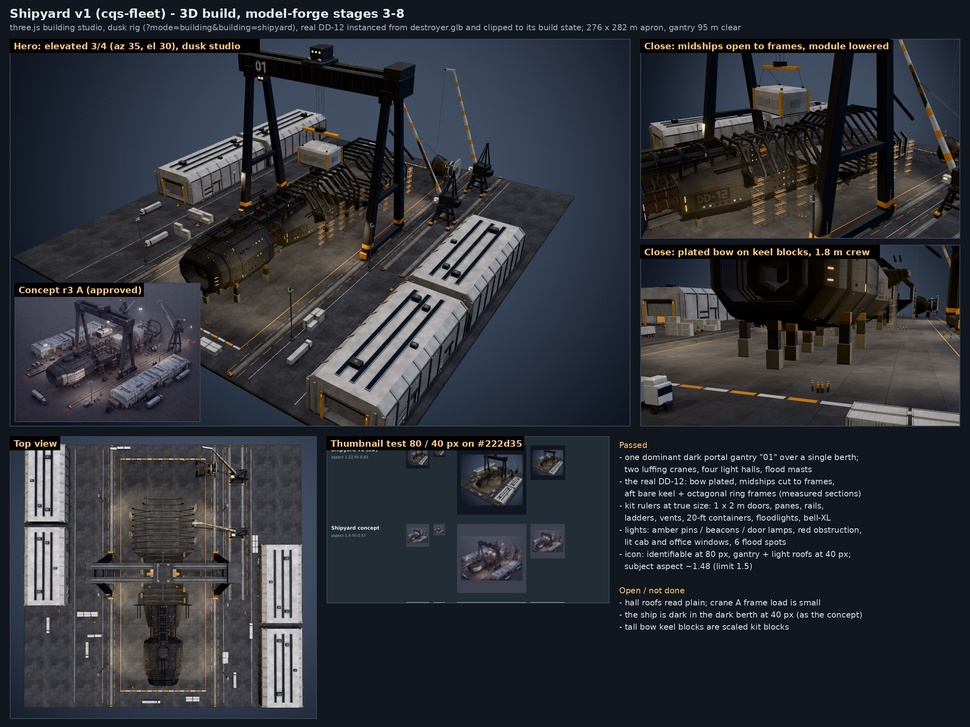
#> input picture style-library/styles/cqs-fleet/images/build-shipyard-v1.jpg, 970 x 727 px, shrunk from 2400 x 1800 before the run
$ python marks.py ../../../style-library/styles/cqs-fleet/images/build-shipyard-v1.jpg
#> lines starting #> are read from the running program, lines starting #| are printed output that depends on the picture; after the words box and inside, x2 and y2 are one past the last pixel; in counts of white or black regions, pixels touching at a corner belong together
"""Count visible warm/amber light marks on a studio render (ship mode: blue-grey backdrop).

usage: blender-venv/bin/python marks.py a.png [b.png ...]
prints: marks (connected lit blobs, amber lamps + warm windows), hull pixels (B/R < 1.35 mask),
marks per 10k hull px and the mean on-screen spacing between marks (sqrt(hull px / marks)).
A relative metric: compare renders of the same query before/after, and classes against each other.
White and cool lights (nav, strobes, drive status) are not counted.
"""
import sys
import numpy as np
from PIL import Image
from scipy import ndimage


def run(path):
    a = np.asarray(Image.open(path).convert('RGB')).astype(np.float32)
    R, G, B = a[..., 0], a[..., 1], a[..., 2]
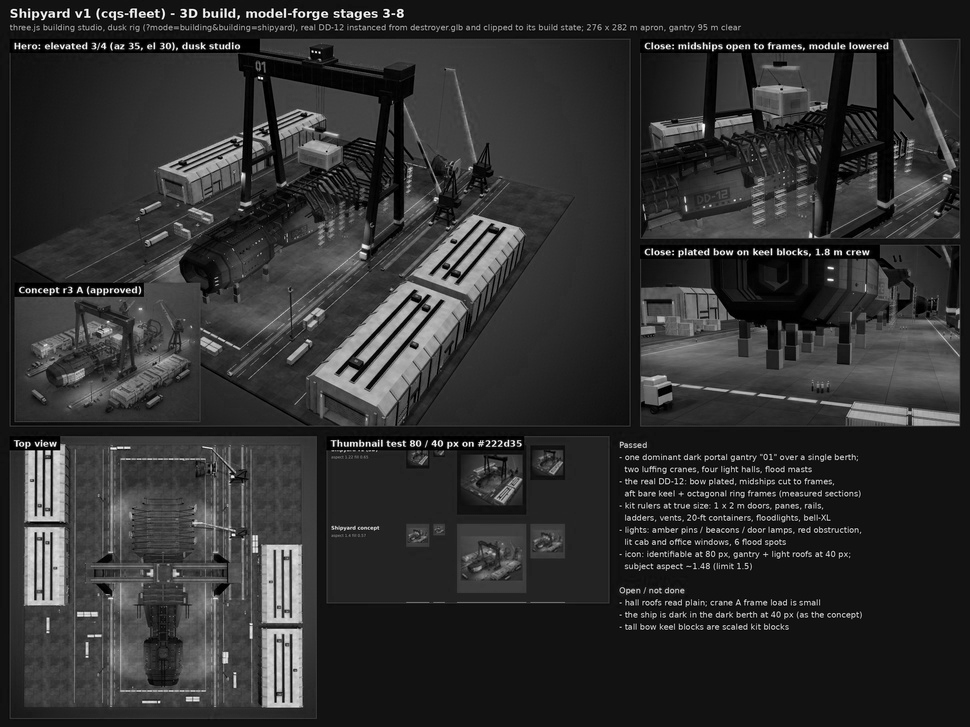
#> R: shape (727, 970) float32; min 0, max 255, mean 48.2
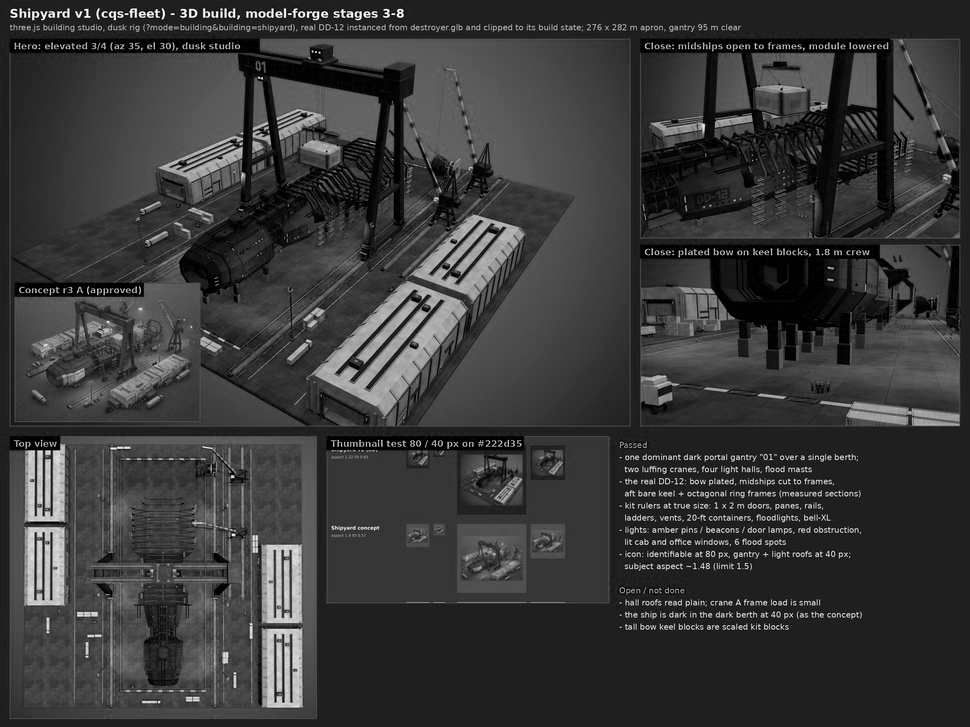
#> B: shape (727, 970) float32; min 0, max 255, mean 56.9
    L = 0.2126 * R + 0.7152 * G + 0.0722 * B
    hull = B / np.maximum(R, 1) < 1.35
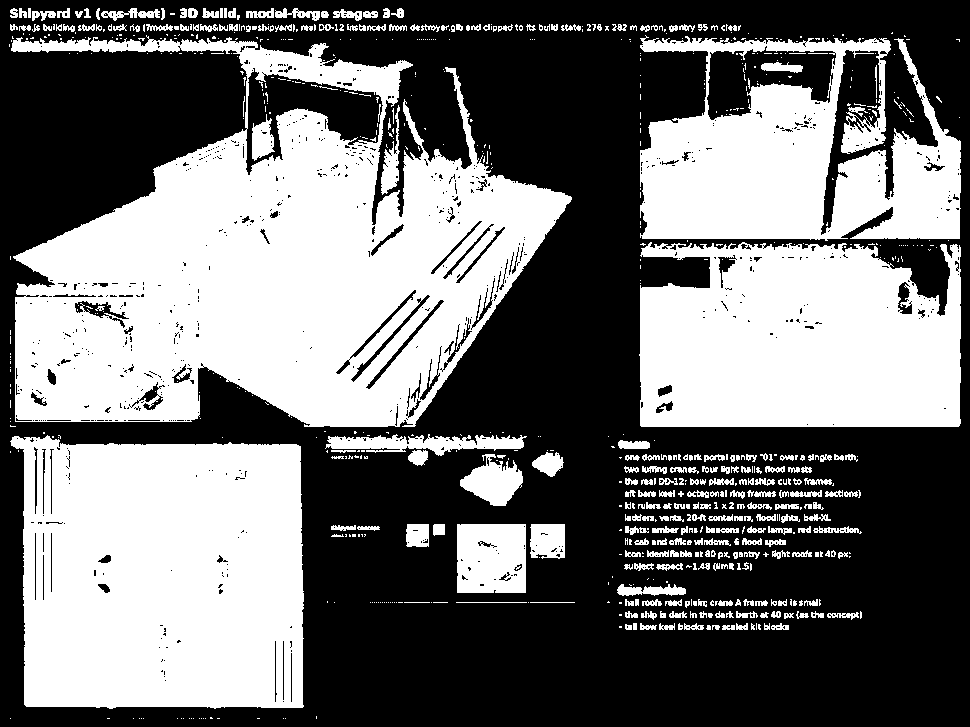
#> hull: shape (727, 970) bool; 44.8% white; 770 white regions (499 under 20 px), largest, box (x1, y1, x2, y2) and area: (11, 35, 572, 427) 120242, (10, 435, 304, 709) 72626, (639, 242, 961, 427) 52347
    hull = ndimage.binary_opening(hull, iterations=2)
#> hull: shape (727, 970) bool; 42% white; 152 white regions (95 under 20 px), largest, box (x1, y1, x2, y2) and area: (14, 92, 572, 427) 110525, (10, 435, 304, 709) 72535, (639, 244, 961, 427) 51674
    hull = ndimage.binary_fill_holes(ndimage.binary_closing(hull, iterations=4))
#> hull: shape (727, 970) bool; 44.5% white; 125 white regions (82 under 20 px), largest, box (x1, y1, x2, y2) and area: (14, 92, 572, 427) 119872, (639, 39, 961, 427) 98397, (10, 435, 304, 709) 73618
    hull = ndimage.binary_opening(hull, iterations=4)
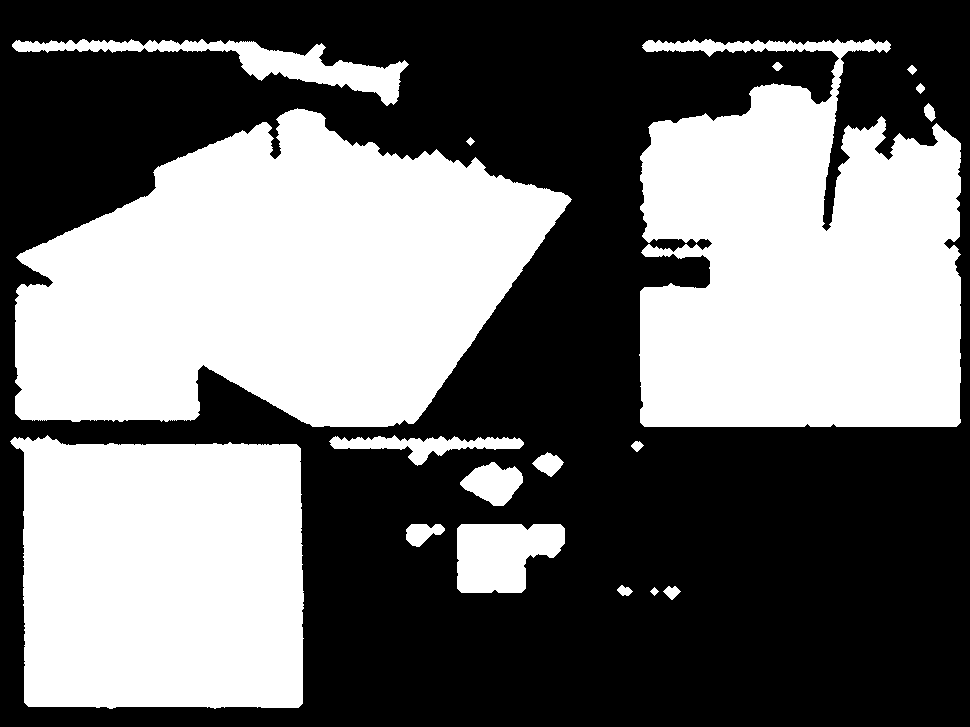
#> hull: shape (727, 970) bool; 43.8% white; 18 white regions, largest, box (x1, y1, x2, y2) and area: (15, 108, 572, 427) 119364, (639, 39, 961, 427) 97431, (10, 435, 304, 709) 73592
    bg = ndimage.uniform_filter(L, 15)
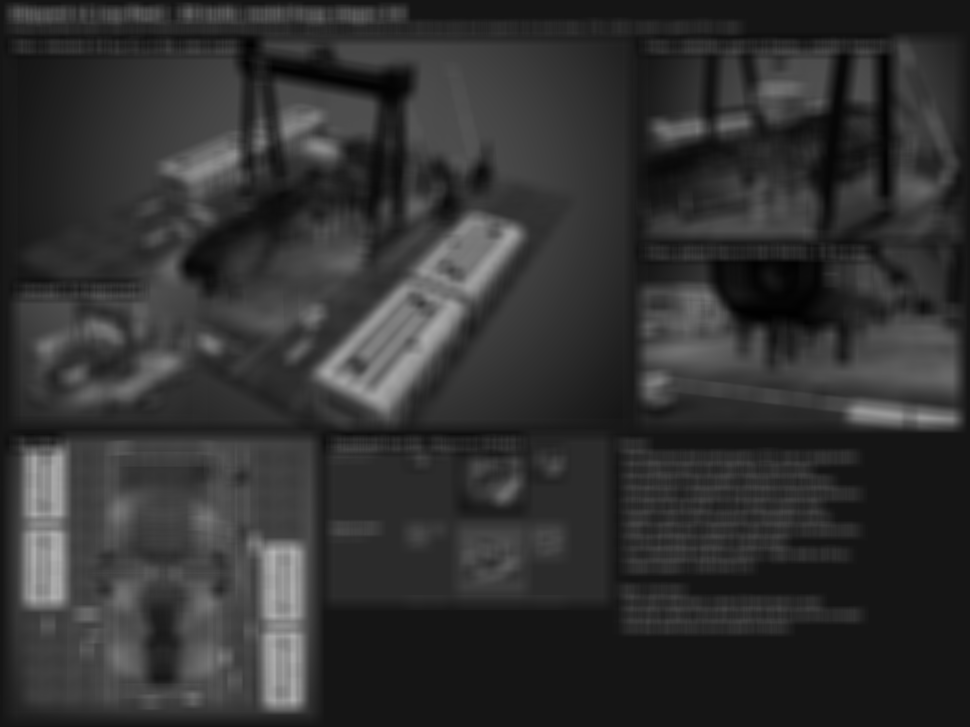
#> bg: shape (727, 970) float32; min 1.38, max 182.6, mean 50.4
    warm = (L - bg > 25) & (L > 90) & (R > B + 25)
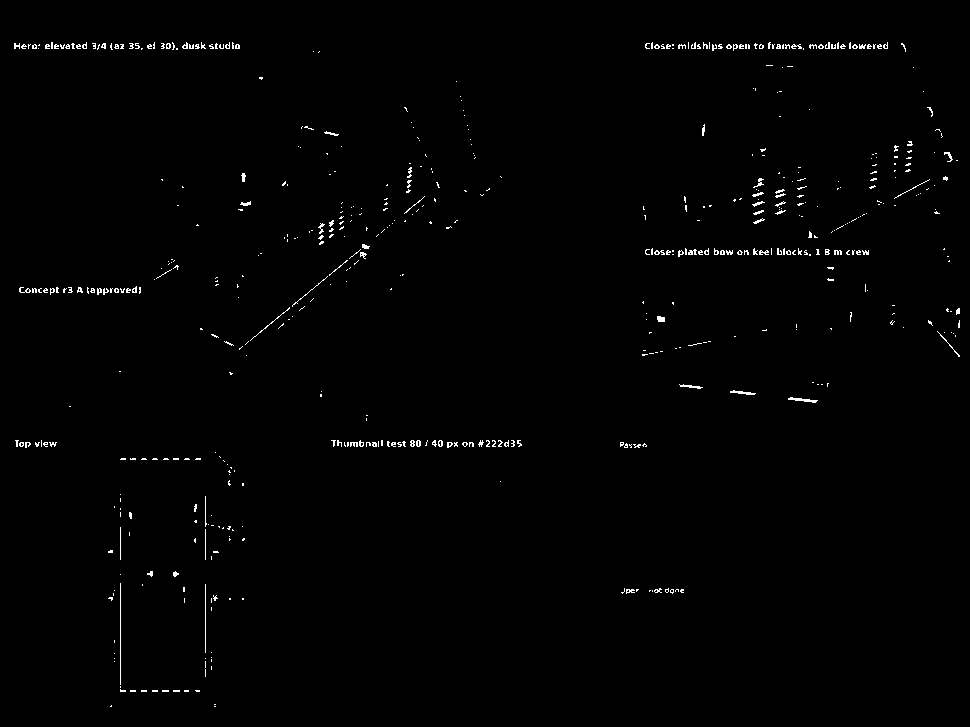
#> warm: shape (727, 970) bool; 0.84% white in thin lines or dots, all inside (x1, y1, x2, y2) = (14, 42, 960, 707)
    _, n = ndimage.label(warm)
#> n = 796
    return n, int(hull.sum())


for p in sys.argv[1:]:
    n, area = run(p)
#> n = 796; area = 308808
    print(f"{p.split('/')[-1]:26s} marks {n:5d} hullpx {area:8d} per10kpx {n / max(area, 1) * 1e4:6.1f} spacing_px {np.sqrt(area / max(n, 1)):6.1f}")
#| build-shipyard-v1.jpg      marks   796 hullpx   308808 per10kpx   25.8 spacing_px   19.7

$ run again, on style-library/styles/cqs-fleet/images/build-vehicle-v1.jpg
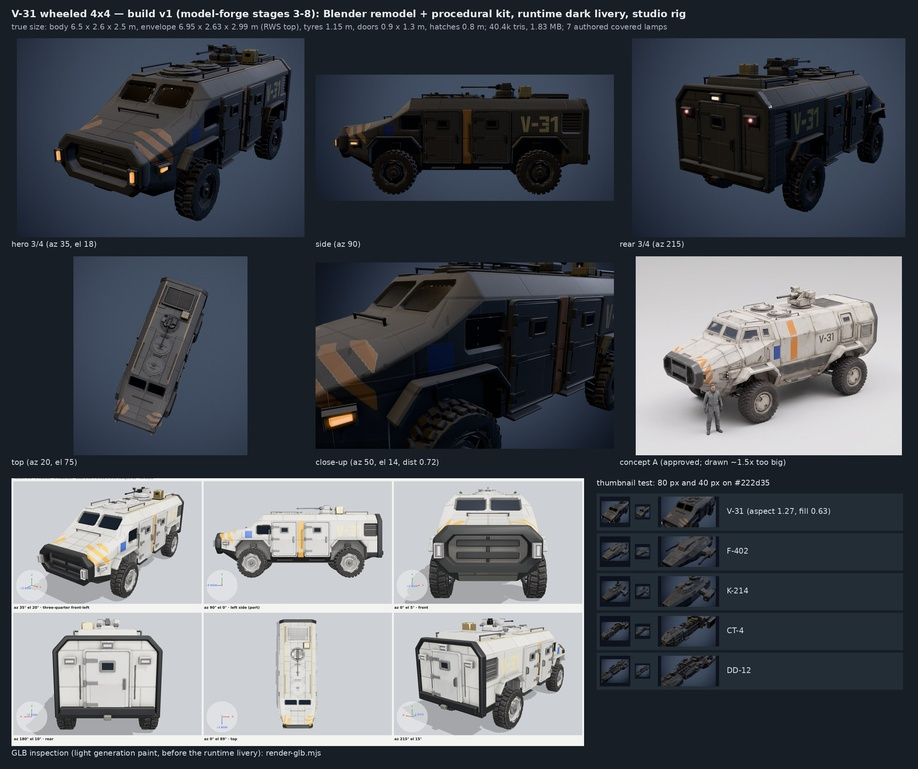
#> input picture style-library/styles/cqs-fleet/images/build-vehicle-v1.jpg, 918 x 769 px, shrunk from 2400 x 2010 before the run
#> in run, `hull = B / np.maximum(R, 1) < 1.35`:
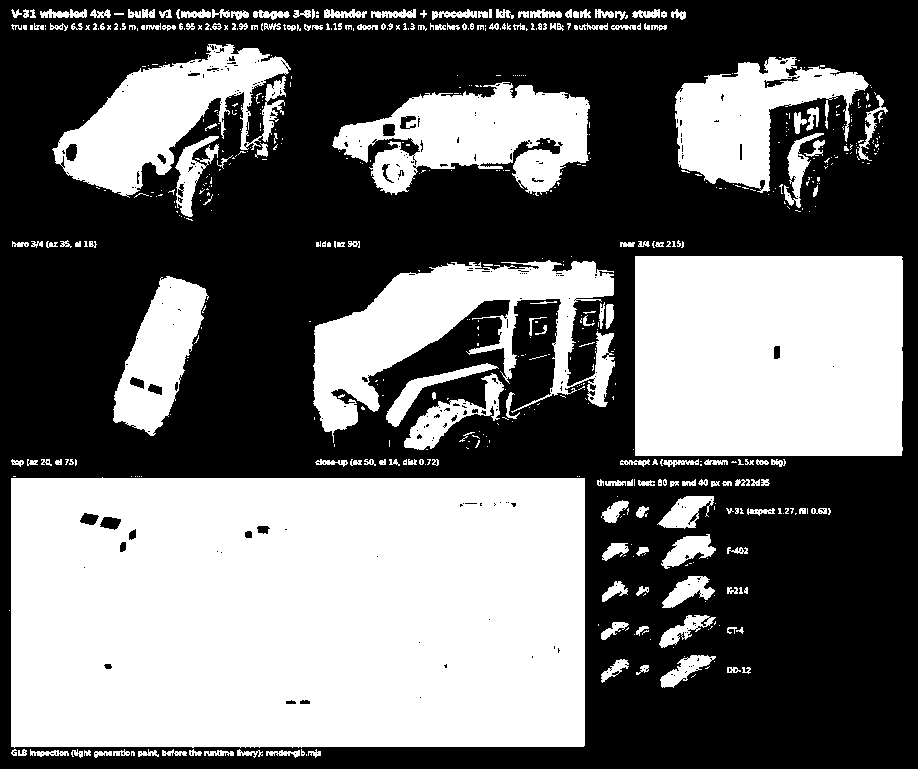
#> hull: shape (769, 918) bool; 43.5% white; 609 white regions (414 under 20 px), largest, box (x1, y1, x2, y2) and area: (11, 477, 585, 748) 153666, (635, 256, 903, 456) 53466, (313, 260, 615, 443) 21750
#> in run, `warm = (L - bg > 25) & (L > 90) & (R > B + 25)`:
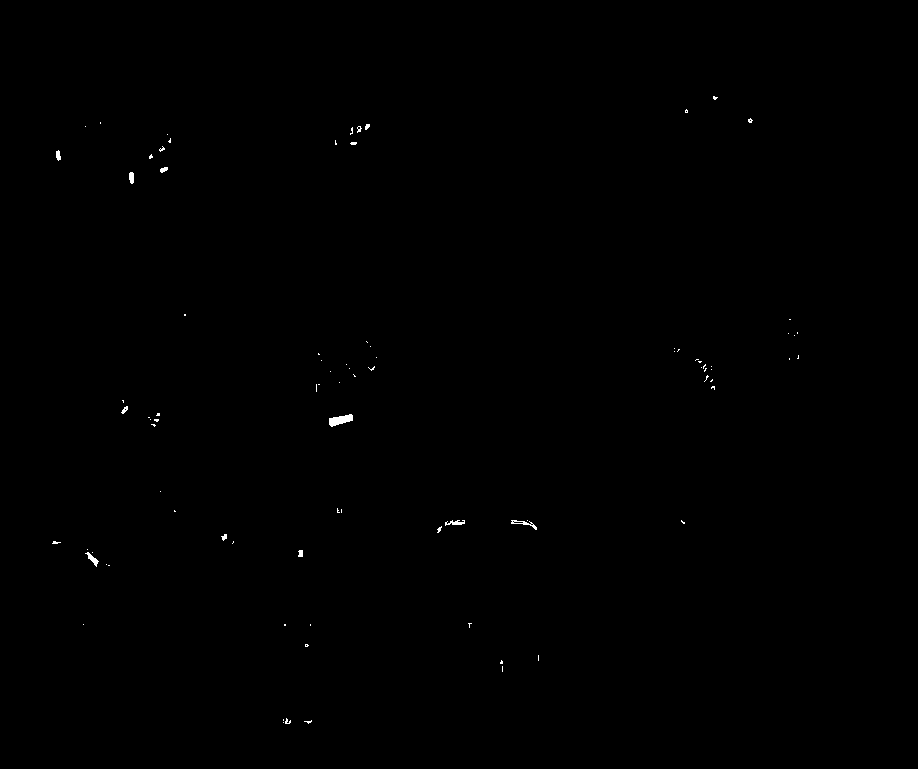
#> warm: shape (769, 918) bool; 0.15% white; 88 white regions (76 under 20 px), largest, box (x1, y1, x2, y2) and area: (329, 414, 353, 427) 187, (511, 520, 537, 530) 75, (85, 552, 99, 567) 70
#> in run, `_, n = ndimage.label(warm)`: n = 103
#> `n, area = run(p)`: area = 293899
#| build-vehicle-v1.jpg       marks   103 hullpx   293899 per10kpx    3.5 spacing_px   53.4
